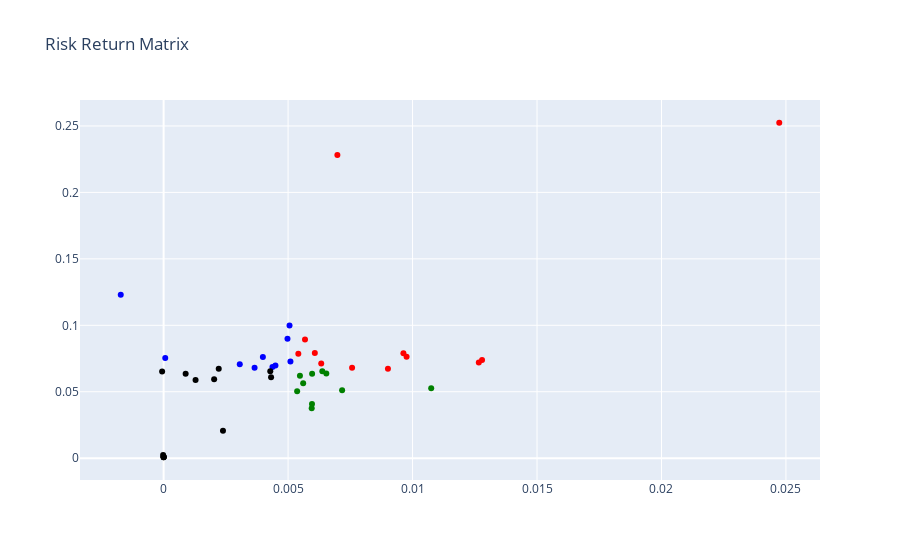

The notebook cell this image was saved under:
### Code cell
type_color = risk_df['type'].map(color_map)

fig = go.Figure()
fig.add_trace(go.Scatter(
    x=risk_df['mean_return'],
    y=risk_df['volatility'],
    mode='markers',
    marker = dict(color = type_color),
    text=risk_df['coin'])) # hover text goes here

fig.update_layout(title='Risk Return Matrix')
fig.show()

### Figure 1 — Plotly figure (JSON) as saved in the notebook; plotly's stock layout.template omitted (floating-point values rounded to 4 significant figures)
{"data": [{"marker": {"color": ["red", "red", "red", "red", "red", "red", "red", "red", "red", "red", "red", "red", "blue", "blue", "blue", "blue", "blue", "blue", "blue", "blue", "blue", "blue", "green", "green", "green", "green", "green", "green", "green", "green", "green", "green", "black", "black", "black", "black", "black", "black", "black", "black", "black", "black", "black", "black", "black"]}, "mode": "markers", "text": ["ADA", "BNB", "CTC", "DOT", "ETC", "HEX", "MKR", "THETA", "VET", "XEM", "XLM", "XRP", "ALGO", "ATOM", "DASH", "HEDG", "LINK", "OKB", "OMG", "SNX", "UMA", "YFI", "BTC", "ETH", "FTT", "HT", "LTC", "MIOTA", "NEO", "TRX", "WBTC", "XMR", "BCH", "BSV", "BUSD", "CRO", "DAI", "EOS", "LEO", "ONT", "TUSD", "USDC", "USDT", "XTZ", "ZEC"], "type": "scatter", "x": [0.009012, 0.01279, 0.02473, 0.009761, 0.006332, 0.006981, 0.007572, 0.01266, 0.009633, 0.005412, 0.006075, 0.00568, 0.003059, 0.005095, 0.004372, -0.001722, 0.003654, 0.004492, 6.521e-05, 0.003988, 0.005058, 0.004976, 0.005949, 0.007171, 0.01075, 0.005476, 0.005606, 0.006376, 0.006535, 0.005966, 0.00596, 0.005364, 0.004318, 0.0008855, -4.066e-07, -6.019e-05, -2.025e-05, 0.00203, 0.002384, 0.002214, 4.065e-07, 4.055e-19, 4.876e-06, 0.001284, 0.004285], "y": [0.06734, 0.07382, 0.2524, 0.07638, 0.07117, 0.2281, 0.06799, 0.07194, 0.07888, 0.07852, 0.07915, 0.08935, 0.07064, 0.07274, 0.06859, 0.123, 0.06798, 0.06981, 0.07541, 0.07609, 0.09986, 0.08984, 0.03759, 0.0511, 0.05263, 0.06203, 0.05637, 0.06541, 0.0637, 0.06354, 0.04069, 0.05043, 0.06084, 0.06362, 0.0007379, 0.06526, 0.002454, 0.05931, 0.02068, 0.06729, 0.001098, 0.0007088, 0.0008642, 0.05879, 0.06544]}], "layout": {"title": {"text": "Risk Return Matrix"}}}
